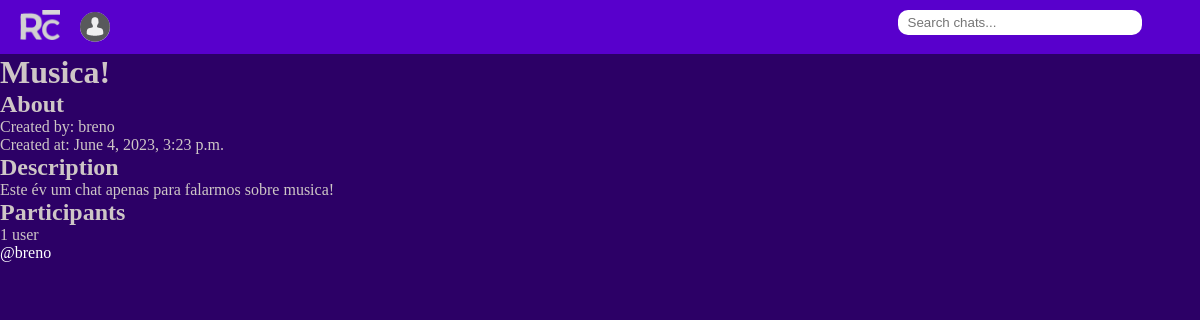
Screenshot of /about/33/ with the database file from the repository.
### chatroom/models.py (models this page shows, shortened)
class Room(models.Model):
    host = models.ForeignKey(User, on_delete=models.SET_NULL, null=True)
    topic = models.ForeignKey(Topic, on_delete=models.SET_NULL, null=True)
    name = models.CharField(max_length=100)
    description = models.TextField(null=True, blank=True)
    participants = models.ManyToManyField(User, related_name='participants', blank=True)
    created = models.DateTimeField(auto_now_add=True)
    updated = models.DateTimeField(auto_now=True)
    class Meta:
        ordering = ['-updated', '-created']

### chatroom/views.py (the view)
# urls.py: path('about/<int:pk>/', views.chatDetail, name='about_room'),
def chatDetail(request, pk):
    room = Room.objects.get(id=pk)
    participants = room.participants.all()
    amount = participants.count()
    number = 0
    context = {'room':room, 'participants':participants, 'amount':amount, 'number':number}
    return render(request, 'chatroom/room_detail.html', context)

### chatroom/templates/chatroom/room_detail.html
{% extends 'base.html' %}
{%block content%}
<div>
    <div>
        <h1>{{room.name}}</h1>
        <h2>About</h2>
        <p>Created by: {{room.host}}</p>
        <p>Created at: {{room.created}}</p>
        <h2>Description</h2>
        <p>{{room.description}}</p>
        <h2>Participants</h2>
        {% if amount > 1 %}
        <p>{{amount}} users</p>
        {% else %}
        <p>{{amount}} user</p>
        {% endif %}
        <ul>
            {% for user in participants %}
            <li><a style="text-decoration: none;color: white;" href="{% url 'user-profile' user.id %}">@{{user}}</a></li>
            {% endfor %}
        </ul>
    </div>
</div>
{% endblock content %}

### static/base.css (style rules this page uses)
* { margin: 0; padding: 0; }
:root { font-size: 16px; --color1: #6900F2; --color2: #5800CC; --color3: #2C0066; }
body { background-color: var(--color3); color: rgb(206, 198, 198); }

### rows the page displays
Room: name "Musica!", host "breno", created "June 4, 2023, 3:23 p.m.", description "Este év um chat apenas para falarmos sobre musica!"

### other values shown
{{ amount }} "1"
{{ user }} "breno"
